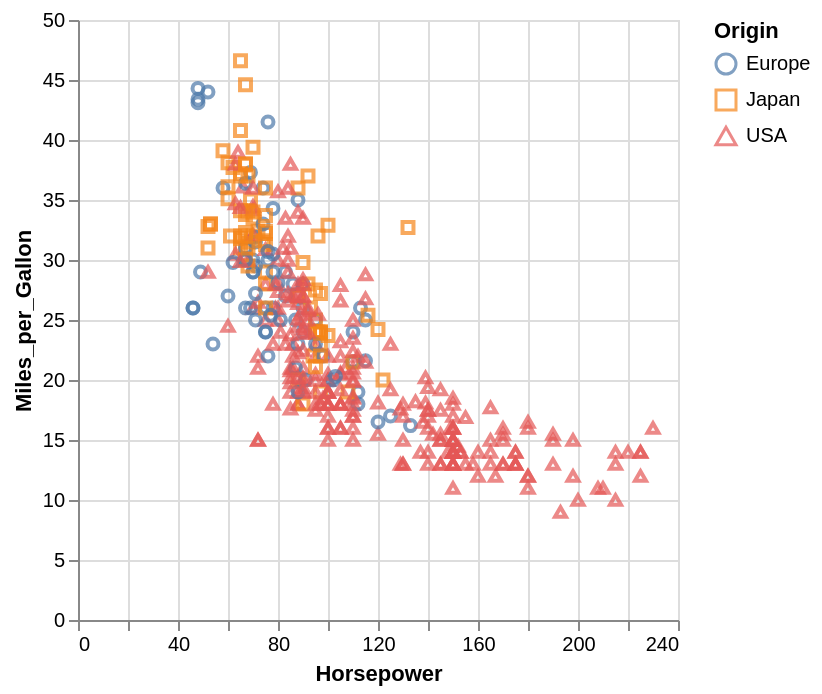

Notebook source saved alongside this figure:
### Code cell
cars = vega_data.cars()

alt.Chart(cars).mark_point().encode(
    x='Horsepower',
    y='Miles_per_Gallon',
    color='Origin',
    shape='Origin'
)

### Figure 1 — Vega-Lite specification as saved in the notebook (floating-point values rounded to 4 significant figures; data arrays with more than 128 entries replaced by an {"elided": "..."} marker saying what was removed)
{"config": {"view": {"continuousWidth": 300, "continuousHeight": 300}}, "data": {"name": "data-583e73726c1545c56c203344161a975c"}, "mark": {"type": "point"}, "encoding": {"color": {"field": "Origin", "type": "nominal"}, "shape": {"field": "Origin", "type": "nominal"}, "x": {"field": "Horsepower", "type": "quantitative"}, "y": {"field": "Miles_per_Gallon", "type": "quantitative"}}, "$schema": "https://vega.github.io/schema/vega-lite/v6.1.0.json", "datasets": {"data-583e73726c1545c56c203344161a975c": {"elided": "406 records"}}}
